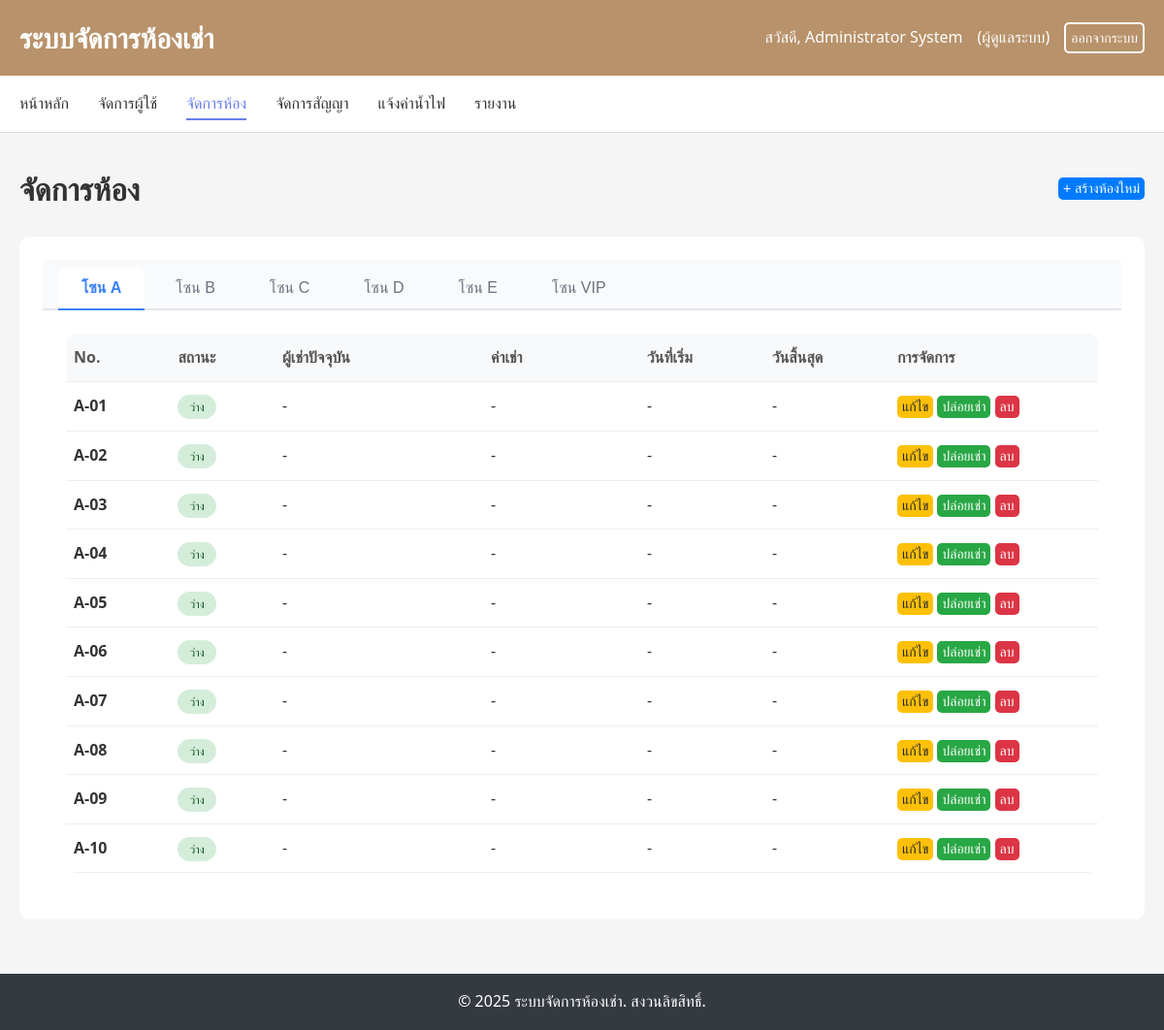
Screenshot of /pages/admin/rooms.php (signed in) with the database file from the repository.
### tables this page shows
CREATE TABLE rooms (
    room_id INT AUTO_INCREMENT PRIMARY KEY,
    zone_id INT NOT NULL,
    room_number VARCHAR(20) NOT NULL,
    status ENUM('available', 'occupied', 'maintenance') DEFAULT 'available',
    water_rate DECIMAL(10,2) DEFAULT 0.00 COMMENT 'อัตราค่าน้ำต่อหน่วย (ค่าเริ่มต้น)',
    electricity_rate DECIMAL(10,2) DEFAULT 0.00 COMMENT 'อัตราค่าไฟต่อหน่วย (ค่าเริ่มต้น)',
    created_at TIMESTAMP DEFAULT CURRENT_TIMESTAMP,
    updated_at TIMESTAMP DEFAULT CURRENT_TIMESTAMP ON UPDATE CURRENT_TIMESTAMP,
    FOREIGN KEY (zone_id) REFERENCES zones(zone_id) ON DELETE CASCADE,
    UNIQUE KEY unique_room (zone_id, room_number)
);

### includes/config.php (called while the page is built, shortened)
<?php
function isAdmin() {
    return isset($_SESSION['role']) && $_SESSION['role'] === 'admin';
}
function h($string) {
    return htmlspecialchars($string, ENT_QUOTES, 'UTF-8');
}
?>

### pages/admin/rooms.php (the view, shortened to what this page needs)
<?php
require_once '../../includes/config.php';
try {
    $stmt = $pdo->query("
        SELECT r.*, z.zone_name,
               CONCAT(u.first_name, ' ', u.last_name) as tenant_name,
               c.rental_price, c.start_date, c.end_date
        FROM rooms r
        JOIN zones z ON r.zone_id = z.zone_id
        LEFT JOIN contracts c ON r.room_id = c.room_id AND c.status = 'active'
        LEFT JOIN users u ON c.user_id = u.user_id
        ORDER BY z.zone_name, r.room_number
    ");
    $rooms = $stmt->fetchAll();
    $zones = [];
    foreach ($rooms as $room) {
        $zones[$room['zone_name']][] = $room;
    }
} catch (PDOException $e) {
    $error_message = 'เกิดข้อผิดพลาดในการโหลดข้อมูล: ' . $e->getMessage();
}
require_once '../../includes/header.php';
?>
<div style="display: flex; justify-content: space-between; align-items: center; margin-bottom: 1.5rem;">
    <h1 class="page-title" style="margin: 0;">จัดการห้อง</h1>
    <button class="btn btn-primary" onclick="openCreateRoomModal()">+ สร้างห้องใหม่</button>
</div>
<div class="card">
    <div class="tab-container">
        <?php $first = true; foreach ($zones as $zone_name => $zone_rooms): ?>
            <button class="tab-btn <?php echo $first ? 'active' : ''; ?>" onclick="showZone('<?php echo $zone_name; ?>')">
                โซน <?php echo h($zone_name); ?>
            </button>
        <?php $first = false; endforeach; ?>
    </div>
    <?php $first = true; foreach ($zones as $zone_name => $zone_rooms): ?>
    <div id="zone-<?php echo $zone_name; ?>" class="tab-content" style="<?php echo $first ? '' : 'display: none;'; ?>">
        <div class="table-container">
            <table>
                <thead>
                    <tr>
                        <th>No.</th>
                        <th>สถานะ</th>
                        <th>ผู้เช่าปัจจุบัน</th>
                        <th>ค่าเช่า</th>
                        <th>วันที่เริ่ม</th>
                        <th>วันสิ้นสุด</th>
                        <th>การจัดการ</th>
                    </tr>
                </thead>
                <tbody>
                    <?php foreach ($zone_rooms as $room): ?>
                    <tr>
                        <td title="<?php echo h($room['room_number']); ?>"><strong><?php echo h($room['room_number']); ?></strong></td>
                        <td>
                            <span class="status-badge status-<?php echo $room['status']; ?>">
                                <?php
                                $status_text = [
                                    'available' => 'ว่าง',
                                    'occupied' => 'มีผู้เช่า',
                                    'maintenance' => 'ซ่อมแซม'
                                ];
                                echo $status_text[$room['status']] ?? $room['status'];
                                ?>
                            </span>
                        </td>
                        <td title="<?php echo $room['tenant_name'] ? h($room['tenant_name']) : '-'; ?>">
                            <?php echo $room['tenant_name'] ? h($room['tenant_name']) : '-'; ?>
                        </td>
                        <td title="<?php echo $room['rental_price'] ? formatMoney($room['rental_price']) : '-'; ?>">
                            <?php echo $room['rental_price'] ? formatMoney($room['rental_price']) : '-'; ?>
                        </td>
                        <td title="<?php echo $room['start_date'] ? formatDate($room['start_date']) : '-'; ?>">
                            <?php echo $room['start_date'] ? formatDate($room['start_date']) : '-'; ?>
                        </td>
                        <td title="<?php echo $room['end_date'] ? formatDate($room['end_date']) : '-'; ?>">
                            <?php echo $room['end_date'] ? formatDate($room['end_date']) : '-'; ?>
                        </td>
                        <td>
                            <button class="btn btn-warning btn-sm" onclick="editRoom(<?php echo h(json_encode($room)); ?>)">แก้ไข</button>
                            <?php if ($room['status'] === 'available'): ?>
                                <button class="btn btn-success btn-sm" onclick="rentRoom(<?php echo $room['room_id']; ?>, '<?php echo h($room['zone_name'] . '-' . $room['room_number']); ?>')">ปล่อยเช่า</button>
                            <?php endif; ?>
                            <button class="btn btn-danger btn-sm" onclick="deleteRoom(<?php echo $room['room_id']; ?>, '<?php echo h($room['zone_name'] . '-' . $room['room_number']); ?>', '<?php echo $room['status']; ?>')">ลบ</button>
                        </td>
                    </tr>
                    <?php endforeach; ?>
                </tbody>
            </table>
        </div>
    </div>
    <?php $first = false; endforeach; ?>
</div>
<?php require_once '../../includes/footer.php'; ?>

### includes/header.php (shortened to what this page needs)
<!DOCTYPE html>
<html lang="th">
<head>
    <link rel="stylesheet" href="<?php echo SITE_URL; ?>assets/css/style.css">
</head>
<body>
    <header>
        <div class="container">
            <div class="header-content">
                <div class="logo">
                    <h1><?php echo SITE_NAME; ?></h1>
                </div>
                <div class="user-info">
                    <span>สวัสดี, <?php echo h($_SESSION['first_name'] . ' ' . $_SESSION['last_name']); ?></span>
                    <span>(<?php echo $_SESSION['role'] === 'admin' ? 'ผู้ดูแลระบบ' : 'ผู้ใช้'; ?>)</span>
                    <a href="<?php echo SITE_URL; ?>logout.php" class="btn btn-outline">ออกจากระบบ</a>
                </div>
            </div>
        </div>
    </header>
    <?php if (isAdmin()): ?>
    <nav>
        <div class="container">
            <ul class="nav-links">
                <li><a href="<?php echo SITE_URL; ?>pages/admin/dashboard.php" class="<?php echo basename($_SERVER['PHP_SELF']) == 'dashboard.php' ? 'active' : ''; ?>">หน้าหลัก</a></li>
                <li><a href="<?php echo SITE_URL; ?>pages/admin/users.php" class="<?php echo basename($_SERVER['PHP_SELF']) == 'users.php' ? 'active' : ''; ?>">จัดการผู้ใช้</a></li>
                <li><a href="<?php echo SITE_URL; ?>pages/admin/rooms.php" class="<?php echo basename($_SERVER['PHP_SELF']) == 'rooms.php' ? 'active' : ''; ?>">จัดการห้อง</a></li>
                <li><a href="<?php echo SITE_URL; ?>pages/admin/contracts.php" class="<?php echo basename($_SERVER['PHP_SELF']) == 'contracts.php' ? 'active' : ''; ?>">จัดการสัญญา</a></li>
                <li><a href="<?php echo SITE_URL; ?>pages/admin/utility_bills.php" class="<?php echo basename($_SERVER['PHP_SELF']) == 'utility_bills.php' ? 'active' : ''; ?>">แจ้งค่าน้ำไฟ</a></li>
                <li><a href="<?php echo SITE_URL; ?>pages/admin/reports.php" class="<?php echo basename($_SERVER['PHP_SELF']) == 'reports.php' ? 'active' : ''; ?>">รายงาน</a></li>
            </ul>
        </div>
    </nav>
    <?php endif; ?>
    <main>
        <div class="container">

### includes/footer.php (shortened to what this page needs)
        </div>
    </main>
    <footer>
        <div class="container">
            <p>&copy; <?php echo date('Y'); ?> <?php echo SITE_NAME; ?>. สงวนลิขสิทธิ์.</p>
        </div>
    </footer>
</body>
</html>

### assets/css/style.css (style rules this page uses)
* { margin: 0; padding: 0; box-sizing: border-box; }
body { font-family: "Segoe UI", Tahoma, Geneva, Verdana, sans-serif; background-color: #f5f5f5; color: #333; line-height: 1.6; }
.container { max-width: 1200px; margin: 0 auto; padding: 0 20px; }
header { background: #b8926a; color: white; padding: 1rem 0; }
.header-content { display: flex; justify-content: space-between; align-items: center; }
.logo h1 { font-size: 1.8rem; font-weight: 700; }
.user-info { display: flex; align-items: center; gap: 15px; }
.btn { padding: 3px 5px; border: none; border-radius: 5px; cursor: pointer; text-decoration: none; display: inline-block; font-size: 14px; font-weight: 500; }
.btn-primary { background-color: #007bff; color: white; }
.btn-success { background-color: #28a745; color: white; }
.btn-danger { background-color: #dc3545; color: white; }
.btn-warning { background-color: #ffc107; color: #212529; }
.btn-outline { background-color: transparent; color: white; border: 2px solid white; }
nav { background-color: white; border-bottom: 1px solid #ddd; padding: 1rem 0; }
.nav-links { display: flex; gap: 30px; list-style: none; }
.nav-links a { color: #333; text-decoration: none; font-weight: 500; padding: 5px 0; border-bottom: 2px solid transparent; }
.nav-links a:hover, .nav-links a.active { color: #667eea; border-bottom-color: #667eea; }
main { padding: 2rem 0; min-height: calc(100vh - 200px); }
.page-title { font-size: 2rem; font-weight: 700; margin-bottom: 1.5rem; color: #333; }
.card { background: white; border-radius: 10px; padding: 1.5rem; margin-bottom: 1.5rem; }
.table-container { overflow-x: auto; background: white; border-radius: 10px; }
table { width: 100%; border-collapse: collapse; }
th, td { padding: 12px; text-align: left; border-bottom: 1px solid #eee; }
th { background-color: #f8f9fa; font-weight: 600; color: #555; }
.status-badge { padding: 4px 12px; border-radius: 20px; font-size: 12px; font-weight: 500; text-transform: uppercase; }
.status-available { background-color: #d4edda; color: #155724; }
footer { background-color: #343a40; color: white; text-align: center; padding: 1rem 0; margin-top: auto; }

### pages/admin/rooms.php (style rules this page uses)
.tab-container { display: flex; border-bottom: 2px solid #e5e7eb; background: #f9fafb; padding: 0.5rem 1rem 0; gap: 0.5rem; }
.tab-btn { padding: 0.75rem 1.5rem; border: none; background: transparent; color: #6b7280; font-size: 1rem; font-weight: 500; cursor: pointer; border-radius: 8px 8px 0 0; transition: all 0.2s; position: relative; }
.tab-btn.active { background: white; color: #3b82f6; font-weight: 600; }
.tab-btn.active::after { content: ''; position: absolute; bottom: -2px; left: 0; right: 0; height: 2px; background: #3b82f6; }
.tab-content { padding: 1.5rem; }
.tab-content table { table-layout: fixed; width: 100%; }
.tab-content th, .tab-content td { white-space: nowrap; overflow: hidden; text-overflow: ellipsis; padding: 0.75rem 0.5rem; }
.tab-content th:nth-child(1), .tab-content td:nth-child(1) { width: 10%; }
.tab-content th:nth-child(2), .tab-content td:nth-child(2) { width: 10%; }
.tab-content th:nth-child(3), .tab-content td:nth-child(3) { width: 20%; }
.tab-content th:nth-child(4), .tab-content td:nth-child(4) { width: 15%; }
.tab-content th:nth-child(5), .tab-content td:nth-child(5) { width: 12%; }
.tab-content th:nth-child(6), .tab-content td:nth-child(6) { width: 12%; }
.tab-content th:nth-child(7), .tab-content td:nth-child(7) { width: 20%; }
.tab-content td[title] { cursor: help; }

### rows the page displays
rooms: room_number "A-01", status "ว่าง"
rooms: room_number "A-02", status "ว่าง"
rooms: room_number "A-03", status "ว่าง"
rooms: room_number "A-04", status "ว่าง"
rooms: room_number "A-05", status "ว่าง"
rooms: room_number "A-06", status "ว่าง"
rooms: room_number "A-07", status "ว่าง"
rooms: room_number "A-08", status "ว่าง"
rooms: room_number "A-09", status "ว่าง"
rooms: room_number "A-10", status "ว่าง"

### other values shown
SITE_NAME "ระบบจัดการห้องเช่า"
$_SESSION['first_name'] . ' ' . $_SESSION['last_name'] "Administrator System"
$zone_name "A"
$zone_name "B"
$zone_name "C"
$zone_name "D"
$zone_name "E"
$zone_name "VIP"
